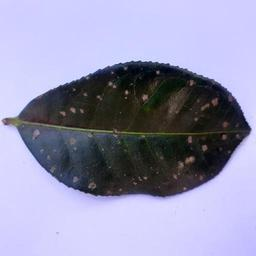
#> input picture data/dataset/algal_spot/20211226_102149.jpg, 256 x 256 px
$ python -i leaf_localization.py   (imports and definitions only)
#> lines starting #> are read from the running program, lines starting #| are printed output that depends on the picture; after the words box and inside, x2 and y2 are one past the last pixel; in counts of white or black regions, pixels touching at a corner belong together
#> further down, picture is the input picture: PIL image 256x256 RGB; mean R, G, B 149.5, 149.2, 178.5
"""Classical image processing helpers for locating a tea leaf."""

from dataclasses import dataclass

import cv2
import numpy as np
from PIL import Image, ImageDraw


@dataclass(frozen=True)
class LeafRegion:
    bbox: tuple[int, int, int, int]
    detected: bool
    confidence: float


class LeafLocalizer:
    """Locate the largest foreground object against a mostly uniform background."""

    def __init__(self, min_area_ratio: float = 0.01, padding_ratio: float = 0.05):
        self.min_area_ratio = min_area_ratio
        self.padding_ratio = padding_ratio

    def locate(self, image: Image.Image) -> LeafRegion:
        rgb = np.asarray(image.convert("RGB"), dtype=np.uint8)
        height, width = rgb.shape[:2]
#> height = 256; width = 256
        full_bbox = (0, 0, width, height)
#> full_bbox = (0, 0, 256, 256)
        if height < 8 or width < 8:
            return LeafRegion(full_bbox, False, 0.0)

        lab = cv2.cvtColor(rgb, cv2.COLOR_RGB2LAB).astype(np.float32)
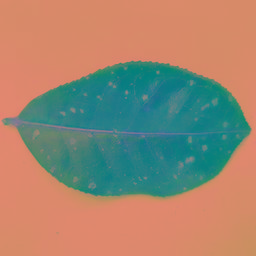
#> lab: shape (256, 256, 3) float32; mean R, G, B 155.2, 134.1, 113.7
        border = np.concatenate(
            (lab[0, :, :], lab[-1, :, :], lab[:, 0, :], lab[:, -1, :]),
            axis=0,
        )
#> border = 1024 rows, first 8: [219, 138, 106], [219, 138, 106], [219, 138, 106], [219, 138, 106], [219, 138, 106], [219, 138, 106], [219, 138, 106], [219, 138, 106]
        background = np.median(border, axis=0)
#> background = [218, 137, 106]
        distance = np.linalg.norm(lab - background, axis=2)
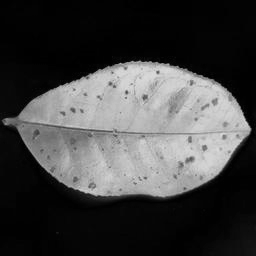
#> distance: shape (256, 256) float32; min 0, max 219, mean 66
        distance_u8 = np.clip(distance, 0, 255).astype(np.uint8)
        otsu_threshold, mask = cv2.threshold(
            distance_u8, 0, 255, cv2.THRESH_BINARY + cv2.THRESH_OTSU
        )
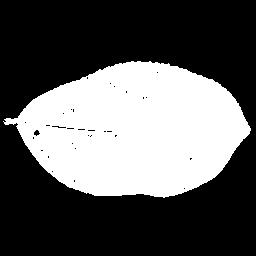
#> mask: shape (256, 256); 35.9% white; 1 white region, box (x1, y1, x2, y2) and area: (3, 61, 251, 198) 23553
#> otsu_threshold = 89
        if otsu_threshold < 10:
            _, mask = cv2.threshold(distance_u8, 10, 255, cv2.THRESH_BINARY)

        kernel_size = max(3, int(round(min(height, width) * 0.025)))
#> kernel_size = 6
        if kernel_size % 2 == 0:
            kernel_size += 1
#> kernel_size = 7
        kernel = np.ones((kernel_size, kernel_size), dtype=np.uint8)
        mask = cv2.morphologyEx(mask, cv2.MORPH_CLOSE, kernel, iterations=2)
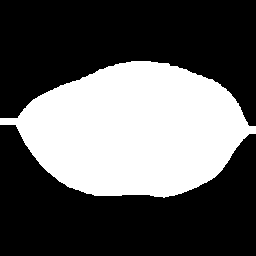
#> mask: shape (256, 256); 36.3% white; 1 white region, box (x1, y1, x2, y2) and area: (0, 61, 256, 198) 23784
        mask = cv2.morphologyEx(mask, cv2.MORPH_OPEN, kernel, iterations=1)
#> mask: shape (256, 256); 36.3% white; 1 white region

        contours, _ = cv2.findContours(mask, cv2.RETR_EXTERNAL, cv2.CHAIN_APPROX_SIMPLE)
#> contours = 1 contour; box (x1, y1, x2, y2) and area: (0, 61, 256, 197) 23496
        if not contours:
            return LeafRegion(full_bbox, False, 0.0)

        contour = max(contours, key=cv2.contourArea)
#> contour = contour of 260 points, box (x1, y1, x2, y2) (0, 61, 256, 197), area 23496
        area = float(cv2.contourArea(contour))
#> area = 23496
        image_area = float(width * height)
#> image_area = 65536
        if area / image_area < self.min_area_ratio:
            return LeafRegion(full_bbox, False, 0.0)

        x, y, box_width, box_height = cv2.boundingRect(contour)
#> x = 0; y = 61; box_width = 256; box_height = 136
        box_area = float(box_width * box_height)
#> box_area = 34816
        fill_ratio = area / box_area if box_area else 0.0
#> fill_ratio = 0.675
        confidence = float(np.clip(fill_ratio, 0.0, 1.0))
#> confidence = 0.675

        padding = int(round(max(box_width, box_height) * self.padding_ratio))
#> padding = 13
        left = max(0, x - padding)
#> left = 0
        top = max(0, y - padding)
#> top = 48
        right = min(width, x + box_width + padding)
#> right = 256
        bottom = min(height, y + box_height + padding)
#> bottom = 210
        return LeafRegion((left, top, right, bottom), True, confidence)

    @staticmethod
    def draw(
        image: Image.Image,
        region: LeafRegion,
        label: str,
        confidence: float,
    ) -> Image.Image:
        annotated = image.convert("RGB").copy()
        draw = ImageDraw.Draw(annotated)
        left, top, right, bottom = region.bbox
        line_width = max(2, min(annotated.size) // 150)
        color = (30, 220, 70) if region.detected else (255, 170, 0)
        draw.rectangle((left, top, right - 1, bottom - 1), outline=color, width=line_width)
        text = f"{label}: {confidence:.1%}"
        text_bbox = draw.textbbox((left, top), text)
        text_height = text_bbox[3] - text_bbox[1]
        text_width = text_bbox[2] - text_bbox[0]
        text_top = max(0, top - text_height - 6)
        draw.rectangle(
            (left, text_top, min(annotated.width, left + text_width + 8), top),
            fill=color,
        )
        draw.text((left + 4, text_top + 2), text, fill=(0, 0, 0))
        return annotated

>>> from PIL import Image
>>> picture = Image.open('../../data/dataset/algal_spot/20211226_102149.jpg')
>>> result = LeafLocalizer().locate(picture)

$ run again, on data/dataset/algal_spot/20211226_103244.jpg
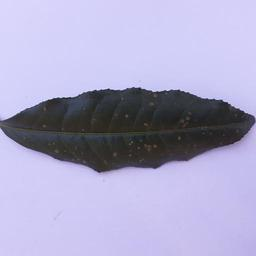
#> input picture data/dataset/algal_spot/20211226_103244.jpg, 256 x 256 px
#> picture is the input picture: PIL image 256x256 RGB; mean R, G, B 171, 167.4, 200.4
#> in locate, `lab = cv2.cvtColor(rgb, cv2.COLOR_RGB2LAB).astype(np.float32)`:
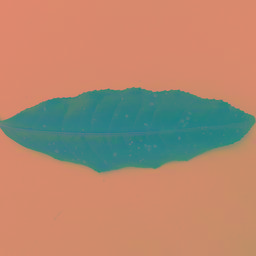
#> lab: shape (256, 256, 3) float32; mean R, G, B 175.6, 135.7, 112.2
#> border = 1024 rows, first 8: [223, 136, 110], [223, 136, 110], [223, 136, 110], [223, 136, 110], [223, 136, 110], [223, 136, 110], [223, 136, 110], [223, 136, 110]
#> background = [214, 138, 109]
#> otsu_threshold = 82
#> in locate, `mask = cv2.morphologyEx(mask, cv2.MORPH_CLOSE, kernel, iterations=2)`:
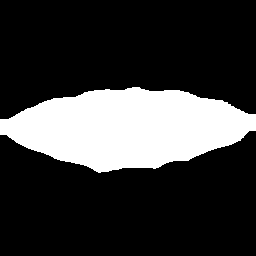
#> mask: shape (256, 256); 22.8% white; 1 white region, box (x1, y1, x2, y2) and area: (0, 87, 256, 173) 14957
#> contours = 1 contour; box (x1, y1, x2, y2) and area: (0, 87, 256, 172) 14672
#> contour = contour of 224 points, box (x1, y1, x2, y2) (0, 87, 256, 172), area 14672
#> area = 14672.5
#> x = 0; y = 87; box_width = 256; box_height = 85
#> box_area = 21760
#> fill_ratio = 0.674
#> padding = 13
#> left = 0
#> top = 74
#> right = 256
#> bottom = 185

$ run again, on data/dataset/algal_spot/20211226_103431.jpg
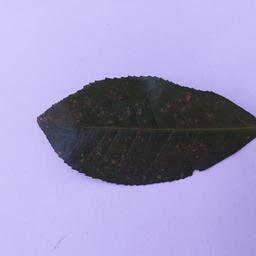
#> input picture data/dataset/algal_spot/20211226_103431.jpg, 256 x 256 px
#> picture is the input picture: PIL image 256x256 RGB; mean R, G, B 156.7, 148.9, 189.9
#> in locate, `lab = cv2.cvtColor(rgb, cv2.COLOR_RGB2LAB).astype(np.float32)`:
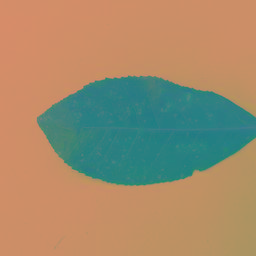
#> lab: shape (256, 256, 3) float32; mean R, G, B 159.2, 139, 108.7
#> border = 1024 rows, first 8: [213, 141, 105], [213, 141, 105], [213, 141, 105], [212, 141, 105], [212, 141, 105], [211, 141, 105], [211, 141, 105], [211, 141, 105]
#> background = [204, 142, 103]
#> in locate, `otsu_threshold, mask = cv2.threshold( distance_u8, 0, 255, cv2.THRESH_..`:
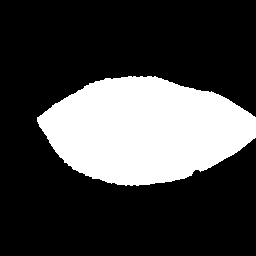
#> mask: shape (256, 256); 26.4% white; 1 white region, box (x1, y1, x2, y2) and area: (37, 76, 256, 186) 17272
#> otsu_threshold = 83
#> contours = 1 contour; box (x1, y1, x2, y2) and area: (38, 76, 256, 186) 17086
#> contour = contour of 226 points, box (x1, y1, x2, y2) (38, 76, 256, 186), area 17086
#> area = 17086
#> x = 38; y = 76; box_width = 218; box_height = 110
#> box_area = 23980
#> fill_ratio = 0.713
#> padding = 11
#> left = 27
#> top = 65
#> right = 256
#> bottom = 197

$ run again, on data/dataset/algal_spot/20211227_113738.jpg
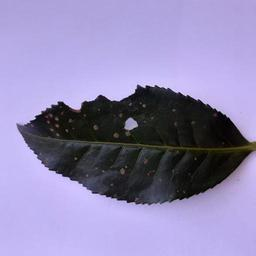
#> input picture data/dataset/algal_spot/20211227_113738.jpg, 256 x 256 px
#> picture is the input picture: PIL image 256x256 RGB; mean R, G, B 144.3, 136.1, 177.3
#> in locate, `lab = cv2.cvtColor(rgb, cv2.COLOR_RGB2LAB).astype(np.float32)`:
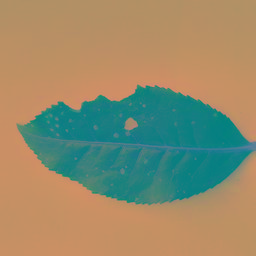
#> lab: shape (256, 256, 3) float32; mean R, G, B 146.2, 139.4, 108.5
#> border = 1024 rows, first 8: [176, 144, 101], [176, 144, 101], [176, 144, 101], [176, 144, 101], [176, 144, 101], [176, 144, 101], [176, 144, 101], [176, 144, 101]
#> background = [193, 144, 100]
#> otsu_threshold = 85
#> in locate, `mask = cv2.morphologyEx(mask, cv2.MORPH_CLOSE, kernel, iterations=2)`:
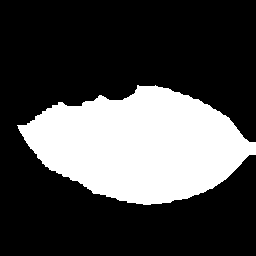
#> mask: shape (256, 256); 28.7% white; 1 white region, box (x1, y1, x2, y2) and area: (17, 85, 256, 205) 18815
#> contours = 1 contour; box (x1, y1, x2, y2) and area: (20, 86, 256, 205) 18514
#> contour = contour of 222 points, box (x1, y1, x2, y2) (20, 86, 256, 205), area 18514
#> area = 18513.5
#> x = 20; y = 86; box_width = 236; box_height = 119
#> box_area = 28084
#> fill_ratio = 0.659
#> padding = 12
#> left = 8
#> top = 74
#> right = 256
#> bottom = 217
